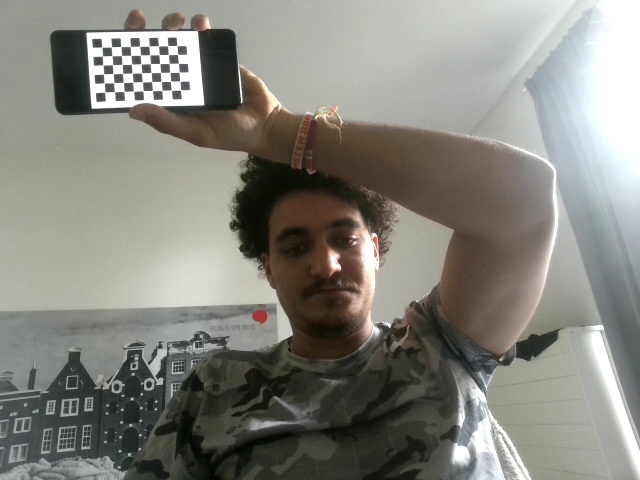
#> input picture calib_images/calib_00.jpg, 640 x 480 px; its folder holds only this picture in this run
$ python camera_calibration.py
#> lines starting #> are read from the running program, lines starting #| are printed output that depends on the picture; after the words box and inside, x2 and y2 are one past the last pixel; in counts of white or black regions, pixels touching at a corner belong together; long printed decimals are rounded
#!/usr/bin/env python3
# filepath: /home/soltani/catkin_ws/src/adaptive_robot_planning/camera_calibration.py

import cv2
import numpy as np
import glob

# Paramètres du damier (coins internes, pas les carrés)
CHECKERBOARD = (9, 6)
square_size = 0.025  # m

criteria = (cv2.TERM_CRITERIA_EPS + cv2.TERM_CRITERIA_MAX_ITER, 30, 0.001)

objp = np.zeros((CHECKERBOARD[0]*CHECKERBOARD[1], 3), np.float32)
objp[:, :2] = np.mgrid[0:CHECKERBOARD[0], 0:CHECKERBOARD[1]].T.reshape(-1, 2)
objp *= square_size

objpoints = []
imgpoints = []

images = glob.glob('calib_images/*.jpg')  # Change si besoin

for fname in images:
    img = cv2.imread(fname)
#> img is the input picture: shape (480, 640, 3); mean B, G, R 125.7, 132.5, 133.7
    gray = cv2.cvtColor(img, cv2.COLOR_BGR2GRAY)
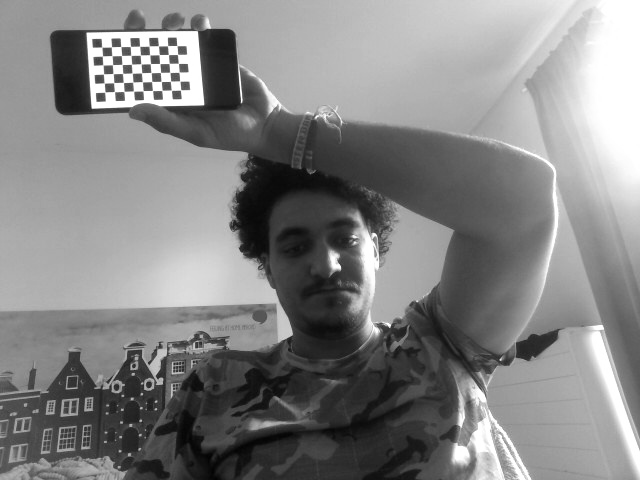
#> gray: shape (480, 640); min 2, max 255, mean 132.1

    ret, corners = cv2.findChessboardCorners(gray, CHECKERBOARD, None)
#> ret = True; corners = 54 rows, first 8: [101.8, 47.1], [111.4, 46.81], [120.7, 46.48], [130.4, 46.48], [139.6, 46.22], [149.2, 45.95], [158.4, 45.8], [167.5, 45.64]

    if ret:
        objpoints.append(objp)
        corners2 = cv2.cornerSubPix(gray, corners, (11,11), (-1,-1), criteria)
#> corners2 = 54 rows, first 8: [106.8, 51.43], [112.1, 51.18], [121.2, 50.59], [130.4, 50.83], [139.7, 50.6], [149.6, 50.35], [159.1, 50.28], [168.3, 50.33]
        imgpoints.append(corners2)
        cv2.drawChessboardCorners(img, CHECKERBOARD, corners2, ret)
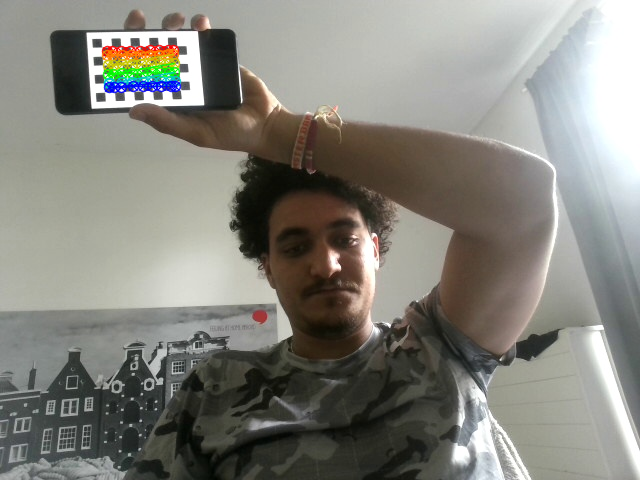
#> img: shape (480, 640, 3); 1.17% of pixels changed, all inside (x1, y1, x2, y2) = (101, 44, 182, 94)
        cv2.imshow('img', img)
        cv2.waitKey(100)

cv2.destroyAllWindows()

# Calibration
ret, camera_matrix, dist_coeffs, rvecs, tvecs = cv2.calibrateCamera(
    objpoints, imgpoints, gray.shape[::-1], None, None
)
#> ret = 2.01; camera_matrix = [[700.1, 0, 328.4], [0, 915.8, 190.2], [0, 0, 1]]; dist_coeffs = [[-1.14, 20.02, -0.0714, 0.482, -39.88]]; rvecs = ([-0.864, -0.063, -0.263],); tvecs = ([-0.735, -0.223, 1.51],)

print("Camera matrix:\n", camera_matrix)
#| Camera matrix:
#|  [[700.133    0.         328.449]
#|  [  0.         915.837 190.223]
#|  [  0.           0.           1.        ]]
print("Distortion coefficients:\n", dist_coeffs)
#| Distortion coefficients:
#|  [[ -1.139  20.016  -0.07141   0.482 -39.883]]

# Sauvegarde
np.savez('calibration_data.npz', camera_matrix=camera_matrix, dist_coeffs=dist_coeffs)

$ run again, on calib_images/calib_04.jpg
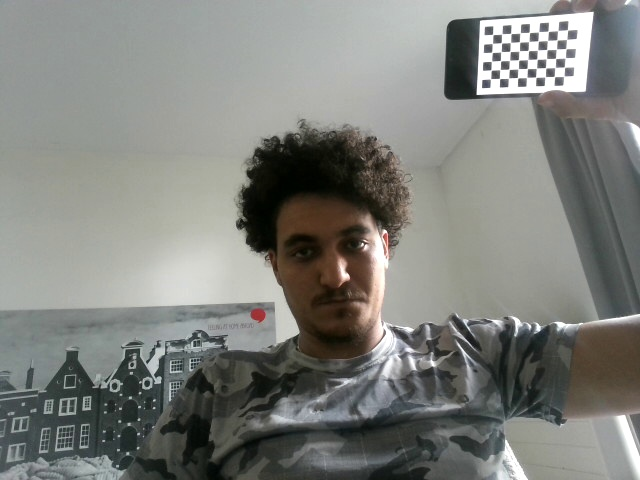
#> input picture calib_images/calib_04.jpg, 640 x 480 px
#> img is the input picture: shape (480, 640, 3); mean B, G, R 124.3, 128.8, 127.2
#> `ret, corners = cv2.findChessboardCorners(gray, CHECKERBOARD, None)`: ret = True; corners = 54 rows, first 8: [492.7, 34.49], [501.8, 33.87], [510.8, 33.44], [520.1, 32.98], [529.3, 32.42], [538.6, 31.73], [548.2, 31.37], [557.7, 30.6]
#> corners2 = 54 rows, first 8: [497.3, 38.41], [501.4, 38.24], [510.5, 37.78], [519.6, 37.36], [524.3, 36.94], [533.4, 36.63], [543, 36.21], [552.3, 35.65]
#> `cv2.drawChessboardCorners(img, CHECKERBOARD, corners2, ret)`:
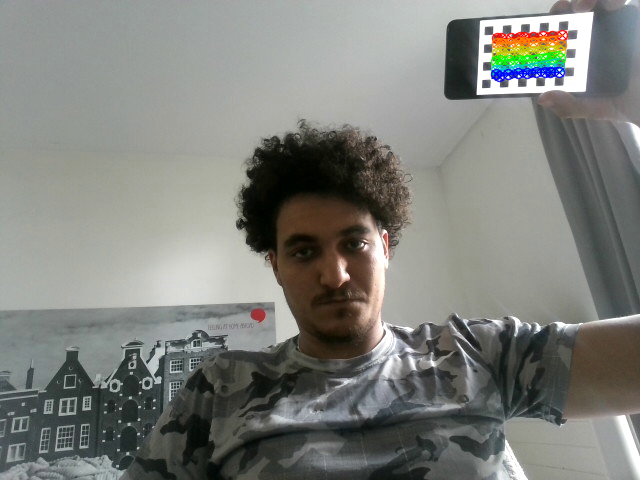
#> img: shape (480, 640, 3); 1.14% of pixels changed, all inside (x1, y1, x2, y2) = (490, 29, 569, 83)
#> `ret, camera_matrix, dist_coeffs, rvecs, tvecs = cv2.calibrateCamera( o..`: ret = 2.05; camera_matrix = [[265.5, 0, 334.7], [0, 331.3, 243.5], [0, 0, 1]]; dist_coeffs = [[0.468, 0.703, 0.116, -0.0984, -0.464]]; rvecs = ([-0.294, -0.101, 0.0845],); tvecs = ([0.662, -0.69, 1.21],)
#| Camera matrix:
#|  [[265.473   0.         334.748]
#|  [  0.         331.348 243.542]
#|  [  0.           0.           1.        ]]
#| Distortion coefficients:
#|  [[ 0.468  0.7028  0.1157 -0.09844 -0.4636]]

$ run again, on calib_images/calib_05.jpg
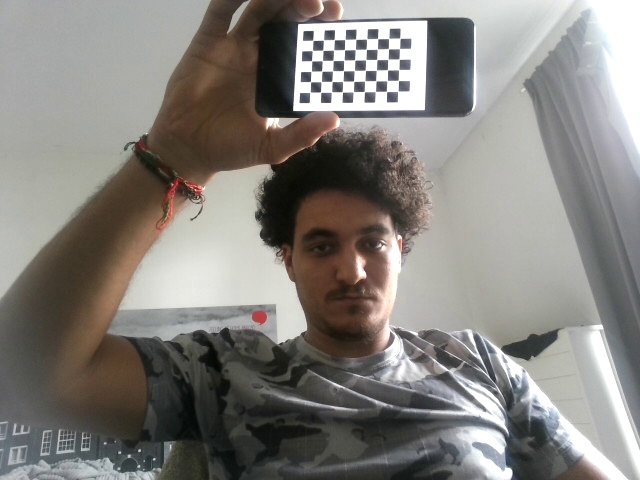
#> input picture calib_images/calib_05.jpg, 640 x 480 px
#> img is the input picture: shape (480, 640, 3); mean B, G, R 125.1, 129.5, 132.6
#> `gray = cv2.cvtColor(img, cv2.COLOR_BGR2GRAY)`:
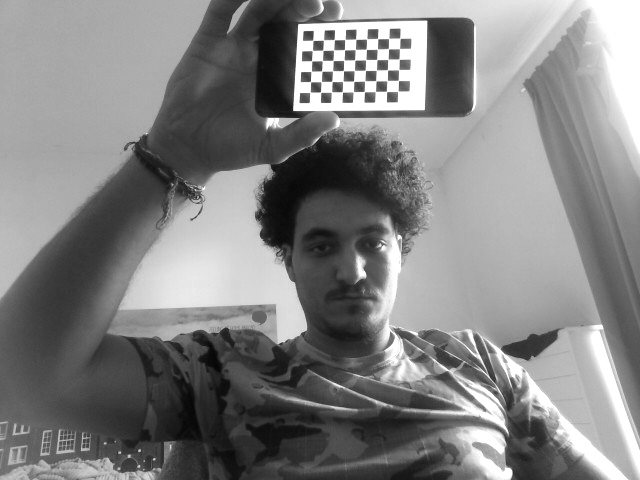
#> gray: shape (480, 640); min 3, max 255, mean 129.9
#> `ret, corners = cv2.findChessboardCorners(gray, CHECKERBOARD, None)`: ret = True; corners = 54 rows, first 8: [312.9, 40.36], [323.4, 40.04], [334.3, 39.6], [344.8, 39.51], [355.7, 39.27], [366.6, 38.92], [377.6, 38.53], [388.6, 38.53]
#> corners2 = 54 rows, first 8: [317.5, 44.92], [317.5, 44.92], [340.1, 44.55], [340.1, 44.55], [349.6, 44.65], [361.1, 44.03], [371.8, 44.19], [383, 43.34]
#> `cv2.drawChessboardCorners(img, CHECKERBOARD, corners2, ret)`:
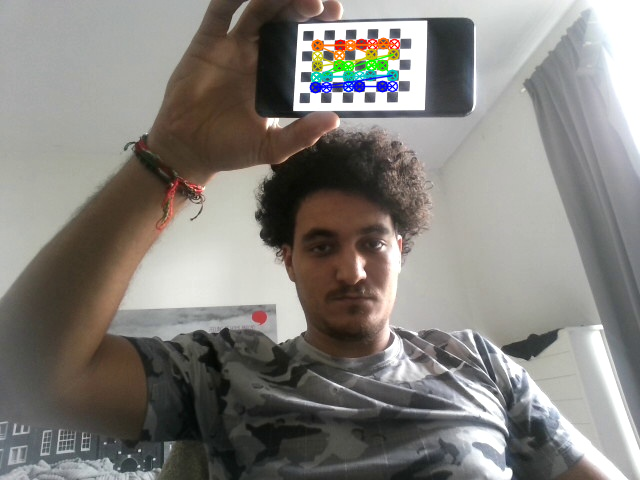
#> img: shape (480, 640, 3); 1.17% of pixels changed, all inside (x1, y1, x2, y2) = (309, 37, 401, 94)
#> `ret, camera_matrix, dist_coeffs, rvecs, tvecs = cv2.calibrateCamera( o..`: ret = 6.26; camera_matrix = [[937.1, 0, 313.8], [0, 1146.5, 272.9], [0, 0, 1]]; dist_coeffs = [[-5.66, 64.38, -0.638, 0.205, -986.4]]; rvecs = ([-0.789, -0.0429, 0.0127],); tvecs = ([-0.0141, -0.436, 2.6],)
#| Camera matrix:
#|  [[9.37084995e+02 0.00000000e+00 3.13751553e+02]
#|  [0.00000000e+00 1.14653455e+03 2.72911133e+02]
#|  [0.00000000e+00 0.00000000e+00 1.00000000e+00]]
#| Distortion coefficients:
#|  [[-5.65697569e+00  6.43810515e+01 -6.38435469e-01  2.04823151e-01
#|   -9.86408909e+02]]

$ run again, on calib_images/calib_01.jpg
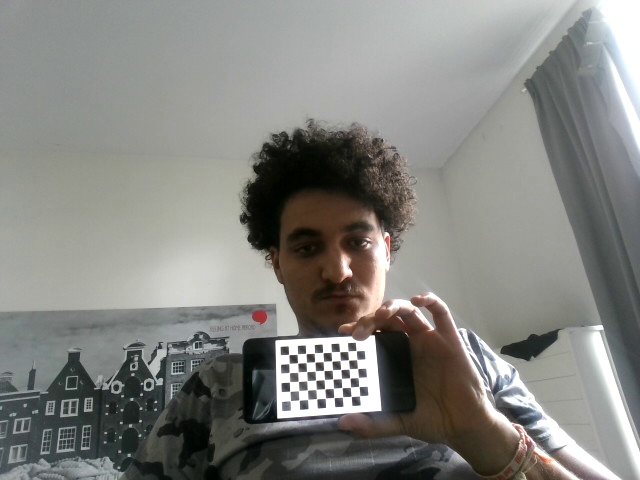
#> input picture calib_images/calib_01.jpg, 640 x 480 px
#> img is the input picture: shape (480, 640, 3); mean B, G, R 128.2, 132.1, 131.9
#> `gray = cv2.cvtColor(img, cv2.COLOR_BGR2GRAY)`:
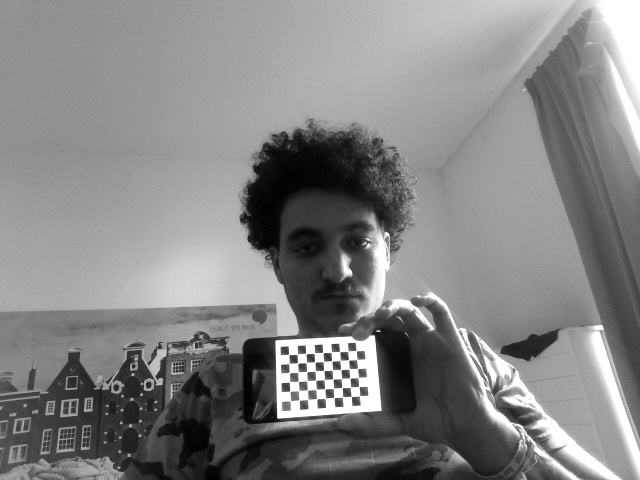
#> gray: shape (480, 640); min 1, max 255, mean 131.6
#> `ret, corners = cv2.findChessboardCorners(gray, CHECKERBOARD, None)`: ret = True; corners = 54 rows, first 8: [288.8, 354.5], [297.2, 354.2], [305.9, 353.5], [314.3, 353.1], [322.8, 352.5], [331.1, 352.2], [339.7, 351.6], [347.7, 351.4]
#> corners2 = 54 rows, first 8: [293.5, 358.4], [297.5, 358.4], [306.3, 357.8], [314.5, 357.3], [322.8, 354.9], [331.1, 354], [339.6, 353.7], [347.6, 355.6]
#> `cv2.drawChessboardCorners(img, CHECKERBOARD, corners2, ret)`:
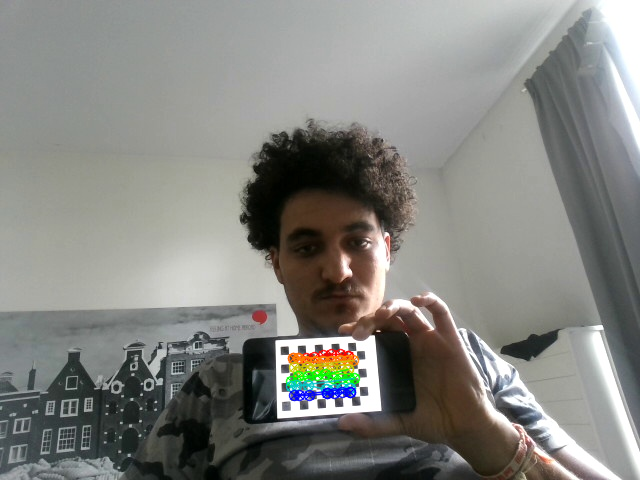
#> img: shape (480, 640, 3); 1.06% of pixels changed, all inside (x1, y1, x2, y2) = (285, 348, 361, 402)
#> `ret, camera_matrix, dist_coeffs, rvecs, tvecs = cv2.calibrateCamera( o..`: ret = 3.16; camera_matrix = [[372.1, 0, 291.7], [0, 298.1, 209.7], [0, 0, 1]]; dist_coeffs = [[-0.769, 3.97, 0.228, -0.333, -6.13]]; rvecs = ([-1.34, -0.295, 0.0702],); tvecs = ([0.0445, 0.389, 0.96],)
#| Camera matrix:
#|  [[372.065   0.         291.657]
#|  [  0.         298.070 209.698]
#|  [  0.           0.           1.        ]]
#| Distortion coefficients:
#|  [[-0.7685  3.971  0.2278 -0.3326  -6.129]]
